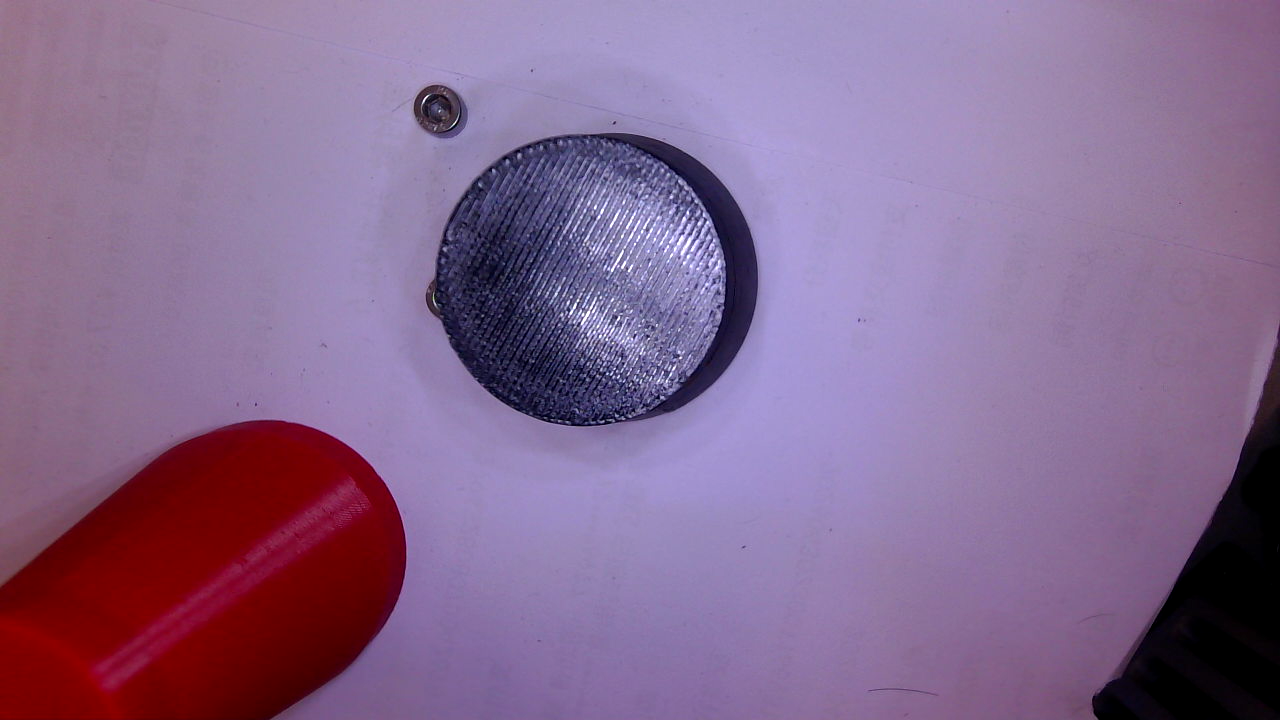
#> input picture logs/black_stab/diag_20260918-203711_frame.png, 1280 x 720 px
$ python -i illumination.py   (imports and definitions only)
#> lines starting #> are read from the running program, lines starting #| are printed output that depends on the picture; after the words box and inside, x2 and y2 are one past the last pixel; in counts of white or black regions, pixels touching at a corner belong together
"""Per-frame illuminant estimation and white-balanced re-exposure.

The preliminary rules removed the downward fill light, so the same material is
now imaged under different colour temperatures and brightness levels inside one
competition. A fixed HSV table only holds for the light it was tuned under,
which is why the shipped parameters are still marked "TEMPORARY SCREEN TEST".

The field itself is the calibration target: the working area is matte white and
always visible around the turntable, so every frame contains a known neutral
surface. This module finds those neutral pixels, measures the illuminant per
channel (a white-patch estimate anchored on a real white surface instead of on
the brightest pixel of the frame) and rescales the frame so the neutral field
always lands on ``canonical_level``. The HSV of a material then follows its
reflectance rather than the ambient light, and one threshold set covers both a
dim hall and a sunlit one.

Nothing is applied when no trustworthy white reference is visible: the frame is
passed through unchanged and the diagnostics say why. The estimate is smoothed
over time and frozen when the scene changes abruptly (an arm reaching into the
frame), so a shadow is not mistaken for a new illuminant.
"""

import cv2
import numpy as np


class WhiteBalanceNormalizer:
    """Estimate the illuminant per frame and re-expose the frame for it."""

    def __init__(self, config=None):
        config = dict(config or {})
        self.enabled = bool(config.get("enabled", True))
        self.reference_percentile = min(
            100.0, max(50.0, float(config.get("reference_percentile", 88.0)))
        )
        self.neutral_max_chroma = max(
            0.0, float(config.get("neutral_max_chroma", 0.35))
        )
        self.neutral_max_chroma_relaxed = max(
            self.neutral_max_chroma,
            float(config.get("neutral_max_chroma_relaxed", 0.55)),
        )
        self.clip_level = min(255.0, float(config.get("clip_level", 250.0)))
        self.max_clipped_ratio = min(
            1.0, max(0.0, float(config.get("max_clipped_ratio", 0.5)))
        )
        self.min_level = max(1.0, float(config.get("min_level", 20.0)))
        self.max_level = min(255.0, float(config.get("max_level", 255.0)))
        self.min_neutral_ratio = max(
            0.0, float(config.get("min_neutral_ratio", 0.02))
        )
        self.smoothing = min(1.0, max(0.01, float(config.get("smoothing", 0.25))))
        self.hold_smoothing = min(
            1.0, max(0.0, float(config.get("hold_smoothing", 0.02)))
        )
        self.canonical_level = min(
            255.0, max(32.0, float(config.get("canonical_level", 235.0)))
        )
        self.max_gain = max(1.0, float(config.get("max_gain", 4.0)))
        self.gain_epsilon = min(
            0.5, max(0.0, float(config.get("gain_epsilon", 0.02)))
        )
        # White-balancing is not an exposure control: a frame that needs a
        # large gain is underexposed, and amplifying it only amplifies noise.
        # These two bounds turn that into an explicit operator hint.
        self.exposure_gain_min = max(0.1, float(config.get("exposure_gain_min", 0.90)))
        self.exposure_gain_max = max(
            self.exposure_gain_min, float(config.get("exposure_gain_max", 1.60))
        )
        self.hold_jump_ratio = max(1.0, float(config.get("hold_jump_ratio", 1.6)))
        self.estimate_width = max(32, int(config.get("estimate_width", 256)))
        self.reference = None
        self.gain = np.ones(3, dtype=np.float32)
        self.last = self._initial_diagnostics()

    def _initial_diagnostics(self):
        return {
            "enabled": self.enabled,
            "reliable": False,
            "held": False,
            "reason": "NOT_RUN",
            "neutral_ratio": 0.0,
            "white_ref_bgr": None,
            "gain": [1.0, 1.0, 1.0],
            "canonical_level": self.canonical_level,
            "overexposed_ratio": 0.0,
            "gain_limited": False,
            "reference_mode": None,
            "clipped_ratio": 0.0,
            "exposure_hint": "UNKNOWN",
        }

    def reset(self):
        self.reference = None
        self.gain = np.ones(3, dtype=np.float32)
        self.last = self._initial_diagnostics()

    def _estimate(self, small):
        """Return (per-channel white level, diagnostics) for one small frame.

        Everything runs on OpenCV primitives: the HSV conversion supplies the
        maximum channel and ``255*(max-min)/max``, which is exactly the chroma
        used to recognise the field, and the per-channel level comes from a
        masked histogram instead of a sorted percentile.
        """
        hsv = cv2.cvtColor(small, cv2.COLOR_BGR2HSV)
        saturation = hsv[..., 1]
        value = hsv[..., 2]
        overexposed = float(np.count_nonzero(value >= self.clip_level)) / float(
            max(value.size, 1)
        )
        info = {
            "neutral_ratio": 0.0,
            "overexposed_ratio": overexposed,
            "held": False,
            "gain_limited": False,
            "reference_mode": None,
            "clipped_ratio": 0.0,
            "exposure_hint": "UNKNOWN",
        }
        neutral = None
        # A warm or cool lamp tints even a white surface, so the strict chroma
        # limit is relaxed once before giving up on the frame.
        for limit, mode in (
            (self.neutral_max_chroma, "STRICT"),
            (self.neutral_max_chroma_relaxed, "RELAXED"),
        ):
            candidate = (
                (saturation <= limit * 255.0)
                & (value >= self.min_level)
                & (value <= self.max_level)
            )
            ratio = float(np.count_nonzero(candidate)) / float(
                max(value.size, 1)
            )
            info["neutral_ratio"] = ratio
            if ratio >= self.min_neutral_ratio:
                neutral = candidate
                info["reference_mode"] = mode
                break
        if neutral is None:
            info["reason"] = "NO_NEUTRAL_REFERENCE"
            return None, info
        clipped = neutral & (value >= self.clip_level)
        info["clipped_ratio"] = float(np.count_nonzero(clipped)) / float(
            max(np.count_nonzero(neutral), 1)
        )
        if info["clipped_ratio"] > self.max_clipped_ratio:
            # A blown-out white field carries no colour information left; a
            # gain derived from it would shift hues. Leave the frame alone and
            # tell the operator to lower the exposure instead.
            info["reason"] = "WHITE_FIELD_CLIPPED"
            info["exposure_hint"] = "LOWER_EXPOSURE"
            return None, info
        mask = neutral.astype(np.uint8) * 255
        reference = np.empty(3, dtype=np.float32)
        for channel in range(3):
            plane = np.ascontiguousarray(small[..., channel])
            histogram = cv2.calcHist([plane], [0], mask, [256], [0, 256])
            reference[channel] = self._histogram_percentile(
                histogram, self.reference_percentile
            )
        if float(reference.min()) < self.min_level:
            info["reason"] = "REFERENCE_TOO_DARK"
            info["exposure_hint"] = "RAISE_EXPOSURE"
            return None, info
        info["reason"] = "OK"
        return reference, info

    @staticmethod
    def _histogram_percentile(histogram, percentile):
        total = float(histogram.sum())
        if total <= 0.0:
            return 0.0
        cumulative = np.cumsum(histogram.reshape(-1).astype(np.float64))
        index = int(np.searchsorted(cumulative, total * percentile / 100.0))
        return float(min(max(index, 0), 255))

    def apply(self, frame):
        """Return ``(balanced_frame, diagnostics)`` for one BGR frame."""
        if not self.enabled:
            self.last = self._initial_diagnostics()
            self.last["reason"] = "DISABLED"
            return frame, self.last
        if frame is None or frame.ndim != 3 or frame.size == 0:
            self.last = self._initial_diagnostics()
            self.last["reason"] = "BAD_FRAME"
            return frame, self.last

        height, width = frame.shape[:2]
        # A strided subsample is statistically enough for a scene-level white
        # estimate and costs almost nothing, unlike a full resize.
        step = max(1, int(round(float(width) / float(self.estimate_width))))
        small = frame[::step, ::step]
        if not small.flags["C_CONTIGUOUS"]:
            small = np.ascontiguousarray(small)
        if small.shape[0] < 8 or small.shape[1] < 8:
            small = frame
        reference, info = self._estimate(small)

        held = False
        if reference is None:
            # Keep the previous reference: a single dark or fully colourful
            # frame is an occlusion, not a new illuminant.
            if self.reference is None:
                self.last = dict(self.last)
                self.last.update(info)
                self.last["enabled"] = True
                self.last["reliable"] = False
                self.last["gain"] = [1.0, 1.0, 1.0]
                self.last["white_ref_bgr"] = None
                return frame, self.last
            held = True
        else:
            if self.reference is not None:
                ratio = reference / np.maximum(self.reference, 1e-3)
                if float(ratio.max()) > self.hold_jump_ratio or float(
                    ratio.min()
                ) < 1.0 / self.hold_jump_ratio:
                    # Abrupt change: drift slowly instead of following it.
                    held = True
                alpha = self.hold_smoothing if held else self.smoothing
                reference = (1.0 - alpha) * self.reference + alpha * reference
            self.reference = reference

        gain = self.canonical_level / np.maximum(self.reference, self.min_level)
        limited = bool(np.any(gain > self.max_gain))
        gain = np.clip(gain, 0.05, self.max_gain)
        self.gain = gain.astype(np.float32)
        balanced = self._balance(frame, self.gain)
        average_gain = float(self.gain.mean())
        if limited or average_gain > self.exposure_gain_max:
            hint = "RAISE_EXPOSURE"
        elif average_gain < self.exposure_gain_min:
            hint = "LOWER_EXPOSURE"
        else:
            hint = "OK"

        self.last = {
            "enabled": True,
            "reliable": not held,
            "held": held,
            "reason": info["reason"] if not held else "HELD_ABRUPT_CHANGE",
            "neutral_ratio": info["neutral_ratio"],
            "white_ref_bgr": [round(float(value), 2) for value in self.reference],
            "gain": [round(float(value), 4) for value in self.gain],
            "canonical_level": self.canonical_level,
            "overexposed_ratio": info["overexposed_ratio"],
            "gain_limited": limited,
            "reference_mode": info.get("reference_mode"),
            "clipped_ratio": info.get("clipped_ratio", 0.0),
            "exposure_hint": hint,
        }
        return balanced, self.last

    def _balance(self, frame, gain):
        if float(np.abs(gain - 1.0).max()) <= self.gain_epsilon:
            # Well-lit venue: the frame already is what the thresholds expect,
            # so skip the full-frame lookup entirely.
            return frame
        lookup = np.empty((256, 1, 3), dtype=np.uint8)
        levels = np.arange(256, dtype=np.float32)
        for channel in range(3):
            lookup[:, 0, channel] = np.clip(
                levels * float(gain[channel]), 0.0, 255.0
            ).astype(np.uint8)
        return cv2.LUT(frame, lookup)

>>> import cv2
>>> picture = cv2.imread('../logs/black_stab/diag_20260918-203711_frame.png')
#> picture is the input picture: shape (720, 1280, 3); mean B, G, R 142.6, 105.2, 134.1
>>> result = WhiteBalanceNormalizer().apply(picture)
#> in _estimate, `hsv = cv2.cvtColor(small, cv2.COLOR_BGR2HSV)`: hsv: shape (144, 256, 3); mean H, S, V 126.1, 88, 153.5
#> in _estimate, `saturation = hsv[..., 1]`:
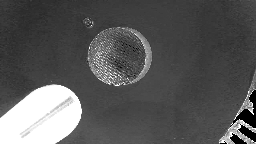
#> saturation: shape (144, 256); min 0, max 255, mean 88
#> in _estimate, `value = hsv[..., 2]`:
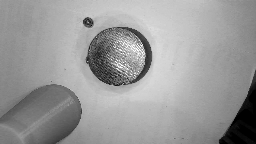
#> value: shape (144, 256); min 0, max 255, mean 153.5
#> in _estimate, `overexposed = float(np.count_nonzero(value >= self.clip_level)) / floa..`: overexposed = 0.00141
#> the loop in _estimate, `for limit, mode in ( (self.neutral_max_chroma, "STRICT"), (self.neutra..` made 1 pass
#> ratio on pass 1: 0.811
#> pass 1, in _estimate, `candidate = ( (saturation <= limit * 255.0) & (value >= self.min_level..`:
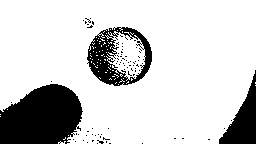
#> candidate: shape (144, 256) bool; 81.1% white; 85 black regions (82 under 20 px), largest, box (x1, y1, x2, y2) and area: (0, 84, 83, 144) 3889, (87, 27, 152, 86) 1680, (219, 70, 256, 144) 1233
#> after the loop in _estimate, `for limit, mode in (`: info = {'neutral_ratio': 0.811, 'overexposed_ratio': 0.00141, 'held': False, 'gain_limited': False, 'reference_mode': 'STRICT', 'clipped_ratio': 0, 'exposure_hint': 'UNKNOWN'}
#> in _estimate, `clipped = neutral & (value >= self.clip_level)`:
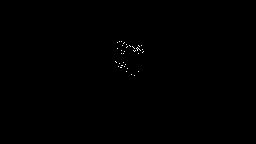
#> clipped: shape (144, 256) bool; 0.14% white in thin lines or dots, all inside (x1, y1, x2, y2) = (115, 41, 144, 76)
#> the loop in _estimate, `for channel in range(3):` made 3 passes
#> index in _histogram_percentile on passes 1 to 3: 200, 149, 165
#> pass 2, in _estimate, `plane = np.ascontiguousarray(small[..., channel])`:
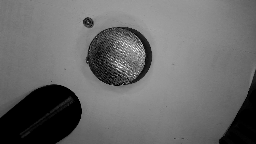
#> plane: shape (144, 256); min 0, max 255, mean 105.5
#> pass 3, in _estimate, `plane = np.ascontiguousarray(small[..., channel])`:
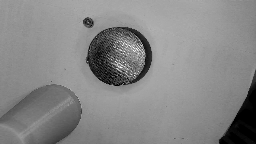
#> plane: shape (144, 256); min 0, max 255, mean 134.4
#> after the loop in _estimate, `for channel in range(3):`: reference = [200, 149, 165]
#> in apply, `reference, info = self._estimate(small)`: info = {'neutral_ratio': 0.811, 'overexposed_ratio': 0.00141, 'held': False, 'gain_limited': False, 'reference_mode': 'STRICT', 'clipped_ratio': 0.00174, 'exposure_hint': 'UNKNOWN', 'reason': 'OK'}
#> in apply, `self.reference = reference`: self.reference = [200, 149, 165]
#> in apply, `gain = self.canonical_level / np.maximum(self.reference, self.min_level)`: gain = [1.17, 1.58, 1.42]
#> in apply, `limited = bool(np.any(gain > self.max_gain))`: limited = False
#> in apply, `self.gain = gain.astype(np.float32)`: self.gain = [1.17, 1.58, 1.42]
#> after the loop in _balance, `for channel in range(3):`: lookup = 256 rows, first 8: [0, 0, 0], [1, 1, 1], [2, 3, 2], [3, 4, 4], [4, 6, 5], [5, 7, 7], [7, 9, 8], [8, 11, 9]
#> in _balance, `return cv2.LUT(frame, lookup)`:
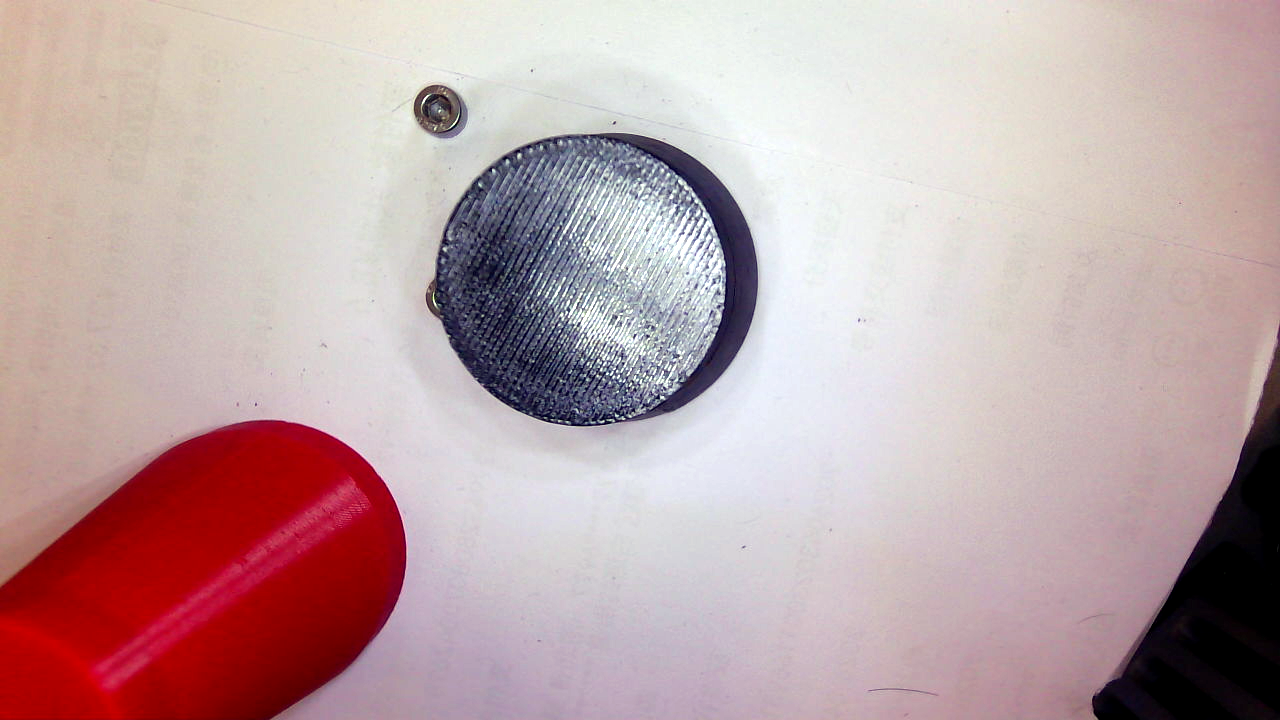
#> returned value: shape (720, 1280, 3); mean of channels 0, 1, 2 167, 165.2, 190.4; drawn as B, G, R
#> in apply, `average_gain = float(self.gain.mean())`: average_gain = 1.39
